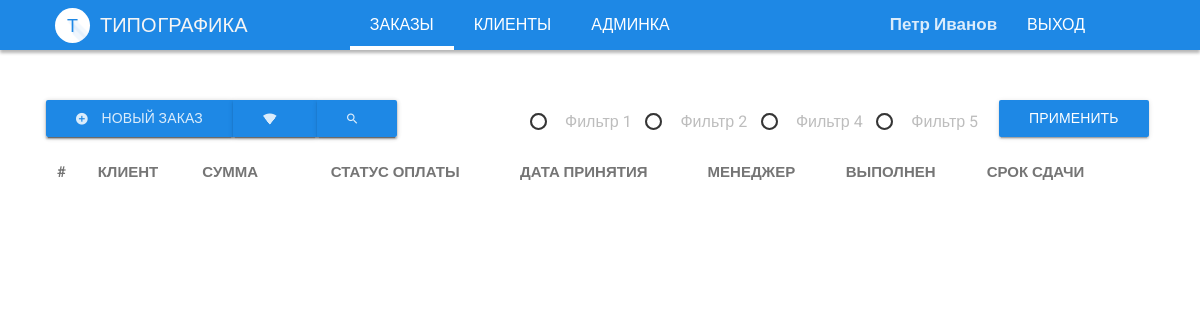
/crm/ (signed in), run on an earlier commit of the app's database.
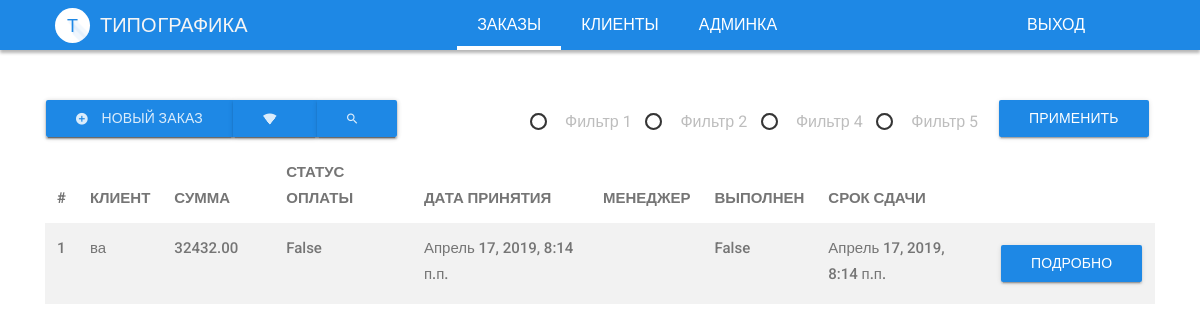
And on a later commit of the database.
### customuser/models.py (models this page shows)
class User(AbstractUser):
    username = None
    email = models.EmailField('Email', unique=True)
    fio = models.CharField('ФИО', max_length=50, blank=False, null=True, default='')
    phone = models.CharField('Телефон', max_length=50, blank=False, null=True, default='')
    USERNAME_FIELD = 'email'
    REQUIRED_FIELDS = []
    objects = UserManager()

### order/models.py (models this page shows, shortened)
class Order(models.Model):
    client = models.ForeignKey(Client, blank=True, null=True, on_delete=models.SET_NULL, verbose_name='Клиент')
    total_price = models.DecimalField('Стоимость заказа', max_digits=8, decimal_places=2,
                                      blank=True, null=True, default=0)
    order_received = models.DateTimeField('Дата принятия заказа', blank=True, null=True)
    is_vip = models.BooleanField('Вип заказ', default=False)
    comment = models.TextField('Коментарий', default='', blank=True, null=True)
    manager = models.ForeignKey(Manager, blank=True, null=True,verbose_name='Ведущий менеджер', on_delete=models.SET_NULL)
    is_money_received = models.BooleanField('Статус оплаты', default=False)
    is_manager_pay = models.BooleanField('Выплата менеджеру', default=False)
    is_complete = models.BooleanField('Заказ выполнен', default=False)
    order_all_time = models.DateTimeField('Срок сдачи заказа', blank=True, null=True)
    deadline = models.DateTimeField('Дата сдачи заказа', blank=True, null=True)
    delivery_address = models.TextField('Доставка заказа', default='', blank=True, null=True)
    class Meta:
        verbose_name = "Заказ"
        verbose_name_plural = "Заказы"

### client/models.py (models this page shows, shortened)
class Client(models.Model):
    name = models.CharField('Ф.И.О.', max_length=50, blank=False, null=True, default='')
    firm = models.CharField('Организация', max_length=50, blank=True, null=True, default='')
    email = models.EmailField('email address', unique=True)
    phone = models.CharField('Телефон', max_length=50, blank=False, null=True, default='')
    firm_address = models.TextField('Адрес организации',default='', blank=True, null=True)
    personal_address = models.TextField('Личный адрес', default='', blank=True, null=True)
    comment = models.TextField('Комментарий к клиенту', default='', blank=True, null=True)
    manager = models.ForeignKey(Manager, blank=True, null=True, on_delete=models.CASCADE, verbose_name='Ведущий менеджер')
    class Meta:
        verbose_name = "Клиент"
        verbose_name_plural = "Клиенты"

### crm/views.py (the view)
# urls.py: path('', views.index, name='index'),
@login_required
def index(request):
    orders = Order.objects.all()
    return render(request, 'crm/index.html', locals())

### templates/crm/index.html (shortened to what this page needs)
{% extends 'basic.html' %}
{% load static %}
{% block content %}
    <div class="container">
        <div class="row">
            <div class="col-2">
                <div class="btn-group btn-group-raised">
        <a href="/admin/order/order/add/" class="btn btn-primary"><i class="zmdi zmdi-plus-circle"></i> НОВЫЙ ЗАКАЗ</a>
                    <a href="#" class="btn btn-primary"><i class="zmdi zmdi-wifi"></i></a>
                    <a href="#" class="btn btn-primary"><i class="zmdi zmdi-search"></i></a>
                </div>
            </div>
            <div class="col-7 offset-3">
                    <form class="form-inline">
                         <div class="radio radio-primary">
                            <label>
                                <span class="circle"></span> Фильтр 1 </label>
                          </div>
                         <div class="radio radio-primary">
                            <label>
                                <span class="circle"></span> Фильтр 2 </label>
                          </div>
                          <div class="radio radio-primary">
                            <label>
                                <span class="circle"></span> Фильтр 4 </label>
                          </div>
                          <div class="radio radio-primary">
                            <label>
                                <span class="circle"></span> Фильтр 5 </label>
                          </div>
                        <button style="margin-left: 17px;" type="submit" class="btn btn-raised btn-primary">ПРИМЕНИТЬ<div class="ripple-container"></div></button>
                    </form>
             </div>
        </div>
        <table class="table table-no-border table-striped">
            <thead>
            <tr>
                <th>#</th>
                <th>КЛИЕНТ</th>
                 <th>СУММА</th>
                 <th></th>
                <th>СТАТУС ОПЛАТЫ</th>
                <th>ДАТА ПРИНЯТИЯ</th>
                 <th>МЕНЕДЖЕР</th>
                 <th>ВЫПОЛНЕН</th>
                 <th>СРОК СДАЧИ</th>
                 <th></th>
            </tr>
            </thead>
            <tbody>
            {% for order in orders %}
            <tr>
                <td>{{ order.id }}</td>
                <td>{{ order.client.name }}</td>
                <td>{{ order.total_price }}</td>
                <td></td>
             <td>{{ order.is_money_received }}</td>
             <td>{{ order.order_received }}</td>
             <td>{{ order.manager.email }}</td>
             <td>{{ order.is_complete }}</td>
             <td>{{ order.deadline }}</td>
            <td><a class="btn btn-raised btn-primary" href="{% url 'order' order.id %}">ПОДРОБНО</a></td>
            </tr>
            {% endfor %}
            </tbody>
        </table>
    </div>
{% endblock %}

### templates/header.html
{% load static %}
<nav class="navbar navbar-expand-md  navbar-static ms-navbar ms-navbar-primary navbar-mode">
    <div class="container container-full">
        <div class="navbar-header">
            <a class="navbar-brand" href="index.html">
                <span class="ms-logo ms-logo-sm">Т</span>
                <span class="ms-title">ТИПО
                <strong>ГРАФИКА</strong>
              </span>
            </a>
        </div>
        <div class="collapse navbar-collapse" id="ms-navbar">
            <ul class="navbar-nav pull-left">
                 {% if user.is_authenticated %}
                <li class="nav-item dropdown active">
                    <a href="{% url 'index'%}" class="nav-link dropdown-toggle animated fadeIn animation-delay-7" >ЗАКАЗЫ</a>
                </li>
                <li class="nav-item dropdown ">
                    <a href="{% url 'clients'%}" class="nav-link dropdown-toggle animated fadeIn animation-delay-7" >КЛИЕНТЫ</a>
                </li>
                <li class="nav-item dropdown ">
                    <a href="/admin" class="nav-link dropdown-toggle animated fadeIn animation-delay-7" >АДМИНКА</a>
                </li>
                  <li class="nav-item dropdown ">
                   <div style="width: 200px;"></div>
                </li>
                <li class="nav-item  ">
                    <span style="margin-top: 11px;
                        font-weight: bold;
                        font-size: 17px;
                        margin-right: 10px;">
                        {{ user.first_name }} {{ user.last_name }}
                    </span>
                </li>
                   <li class="nav-item dropdown ">
                    <a href="{% url 'logout' %}" class="nav-link dropdown-toggle animated fadeIn animation-delay-7" >ВЫХОД</a>
                </li>
                {% else %}
                </li>
                   <li class="nav-item dropdown ">
                    <a href="{% url 'login' %}" class="nav-link dropdown-toggle animated fadeIn animation-delay-7" >ВХОД В СИСТЕМУ</a>
                </li>
                {% endif %}
            </ul>
        </div>
    </div>
</nav>

What changed in the data, as far as the page shows it:
no longer on this page (row edited): User: first_name "Петр", last_name "Иванов"
added Order: id "1", client.name "ва", total_price "32432.00", is_money_received "False", order_received "Апрель 17, 2019, 8:14 п.п.", is_complete "False", deadline "Апрель 17, 2019, 8:14 п.п."
